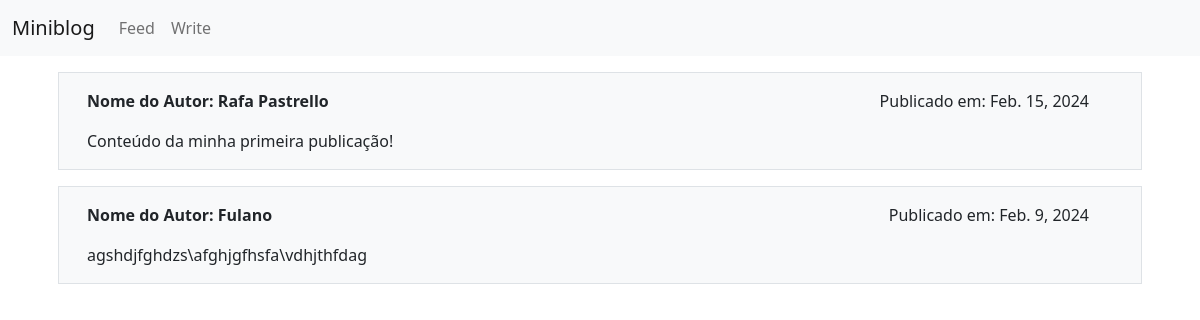
Before: /feed/ with the older database file.
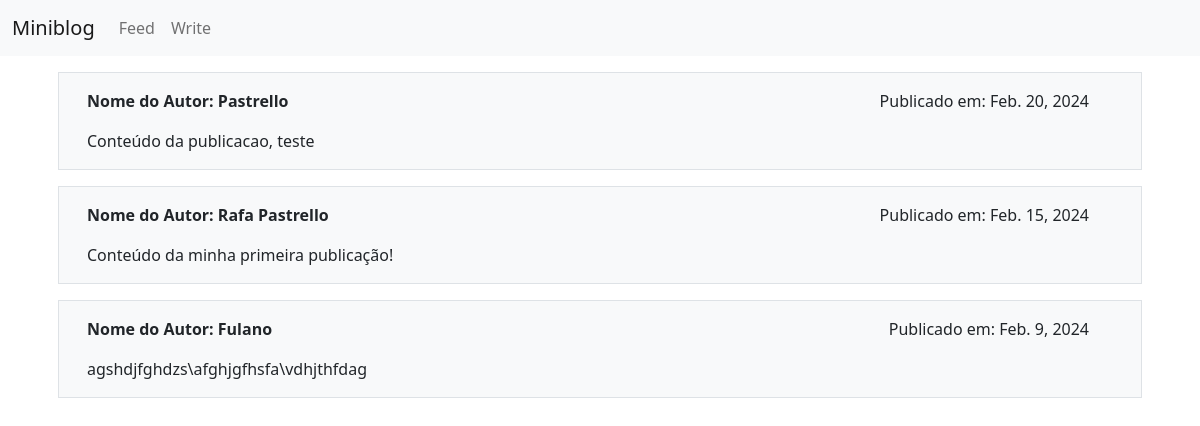
After: the same page with the newer database file.
### blog/models.py (models this page shows)
class Publication(models.Model):
    id = models.AutoField(primary_key=True)
    author = models.TextField()
    date = models.DateField(auto_now_add=True)
    content = models.TextField()

### blog/views.py (the view)
# urls.py: path('feed/', views.feed_page)
def feed_page(request):
    publicacoes = Publication.objects.order_by('-date').all()
    return render(request, 'feed.html', {
        'publicacoes': publicacoes
    })

### blog/templates/feed.html (shortened to what this page needs)
{% extends "base.html" %}
{% block conteudo %}
{% for publicacao in publicacoes %}
<div class="row bg-light m-3 border p-3">
    <div class="row">
        <div class="col">
            <strong>Nome do Autor: {{publicacao.author}}</strong>
        </div>
        <div class="col-auto">
            Publicado em: {{publicacao.date}}
        </div>
    </div>
    <div class="row mt-3">
        <div class="col">
            {{publicacao.content}}
        </div>
    </div>
</div>
{% endfor %}
{% endblock conteudo %}

### blog/templates/base.html (shortened to what this page needs)
<!doctype html>
<html lang="en">
<head>
    <link href="https://cdn.jsdelivr.net/npm/bootstrap@5.0.2/dist/css/bootstrap.min.css" rel="stylesheet"
>
</head>
<body>
    <nav class="navbar navbar-expand-lg navbar-light bg-light">
        <div class="container-fluid">
            <a class="navbar-brand" href="/feed">Miniblog</a>
            <div class="collapse navbar-collapse" id="navbarNav">
                <ul class="navbar-nav">
                    <li class="nav-item">
                        <a class="nav-link" href="/feed">Feed</a>
                    </li>
                    <li class="nav-item">
                        <a class="nav-link" href="/write">Write</a>
                    </li>
                </ul>
            </div>
        </div>
    </nav>
    <main class="container mt-3">
        {% block conteudo %}{% endblock conteudo %}
    </main>
</body>
</html>

Changed rows visible on the page:
added Publication: author "Pastrello", date "Feb. 20, 2024", content "Conteúdo da publicacao, teste"
